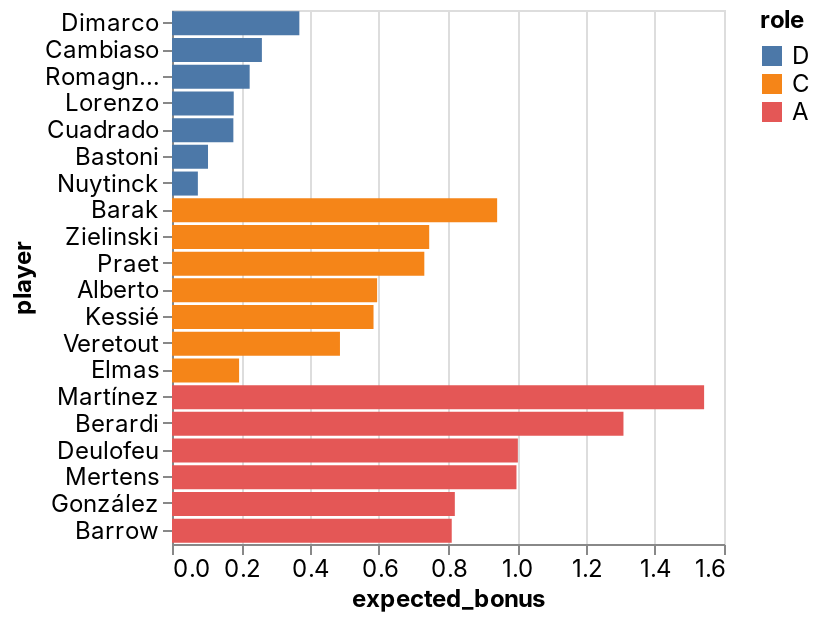

Notebook code cell kept with this figure:
### Code cell
_deepnote_run_altair(team, """{"$schema":"https://vega.github.io/schema/vega-lite/v4.json","mark":{"type":"bar","tooltip":{"content":"data"}},"height":220,"autosize":{"type":"fit"},"data":{"name":"placeholder"},"encoding":{"x":{"field":"expected_bonus","type":"quantitative","sort":null,"scale":{"type":"linear","zero":false}},"y":{"field":"player","type":"nominal","sort":null,"scale":{"type":"linear","zero":true}},"color":{"field":"role","type":"nominal","sort":null,"scale":{"type":"linear","zero":false}}}}""")

### Figure 1 — Vega-Lite specification as saved in the notebook (floating-point values rounded to 4 significant figures)
{"config": {"view": {"continuousWidth": 400, "continuousHeight": 300}, "area": {"fill": "#51C0E9"}, "axis": {"labelFont": "Inter, sans-serif", "labelFontSize": 12, "labelFontWeight": "normal", "labelLimit": 60, "labelOverlap": "greedy", "titleFont": "Inter, sans-serif", "titleFontSize": 12, "titleFontWeight": "bold"}, "background": "#ffffff", "legend": {"labelFont": "Inter, sans-serif", "labelFontSize": 12, "titleFont": "Inter, sans-serif", "titleFontSize": 12, "titleFontWeight": "bold"}, "line": {"stroke": "#51C0E9", "strokeWidth": 2}, "rect": {"fill": "#51C0E9"}, "title": {"anchor": "start", "color": "#000000", "font": "Inter, sans-serif", "fontSize": 22, "fontWeight": "normal"}}, "data": {"name": "data-6f30832787259a63969b622a95cb87f0"}, "mark": {"type": "bar", "tooltip": {"content": "data"}}, "autosize": {"type": "fit"}, "encoding": {"color": {"type": "nominal", "field": "role", "scale": {"type": "linear", "zero": false}, "sort": null}, "x": {"type": "quantitative", "field": "expected_bonus", "scale": {"type": "linear", "zero": false}, "sort": null}, "y": {"type": "nominal", "field": "player", "scale": {"type": "linear", "zero": true}, "sort": null}}, "height": 300, "width": "container", "$schema": "https://vega.github.io/schema/vega-lite/v4.json", "datasets": {"data-6f30832787259a63969b622a95cb87f0": [{"fanta_team": "Beverly INPS", "role": "D", "player": "Dimarco", "team": "Inter", "opponent": "Napoli", "date": "2022-02-12T00:00:00", "expected_bonus": 0.3691}, {"fanta_team": "Beverly INPS", "role": "D", "player": "Cambiaso", "team": "Genoa", "opponent": "Salernitana", "date": "2022-02-13T00:00:00", "expected_bonus": 0.2605}, {"fanta_team": "Beverly INPS", "role": "D", "player": "Romagnoli", "team": "AC Milan", "opponent": "Sampdoria", "date": "2022-02-13T00:00:00", "expected_bonus": 0.2251}, {"fanta_team": "Beverly INPS", "role": "D", "player": "Lorenzo", "team": "Napoli", "opponent": "Inter", "date": "2022-02-12T00:00:00", "expected_bonus": 0.179}, {"fanta_team": "Beverly INPS", "role": "D", "player": "Cuadrado", "team": "Juventus", "opponent": "Atalanta", "date": "2022-02-13T00:00:00", "expected_bonus": 0.1779}, {"fanta_team": "Beverly INPS", "role": "D", "player": "Bastoni", "team": "Inter", "opponent": "Napoli", "date": "2022-02-12T00:00:00", "expected_bonus": 0.1044}, {"fanta_team": "Beverly INPS", "role": "D", "player": "Nuytinck", "team": "Udinese", "opponent": "Verona", "date": "2022-02-13T00:00:00", "expected_bonus": 0.07497}, {"fanta_team": "Beverly INPS", "role": "C", "player": "Barak", "team": "Verona", "opponent": "Udinese", "date": "2022-02-13T00:00:00", "expected_bonus": 0.9425}, {"fanta_team": "Beverly INPS", "role": "C", "player": "Zielinski", "team": "Napoli", "opponent": "Inter", "date": "2022-02-12T00:00:00", "expected_bonus": 0.7455}, {"fanta_team": "Beverly INPS", "role": "C", "player": "Praet", "team": "Torino", "opponent": "Venezia", "date": "2022-02-12T00:00:00", "expected_bonus": 0.7314}, {"fanta_team": "Beverly INPS", "role": "C", "player": "Alberto", "team": "Lazio", "opponent": "Bologna", "date": "2022-02-12T00:00:00", "expected_bonus": 0.5945}, {"fanta_team": "Beverly INPS", "role": "C", "player": "Kessié", "team": "AC Milan", "opponent": "Sampdoria", "date": "2022-02-13T00:00:00", "expected_bonus": 0.5841}, {"fanta_team": "Beverly INPS", "role": "C", "player": "Veretout", "team": "Roma", "opponent": "Sassuolo", "date": "2022-02-13T00:00:00", "expected_bonus": 0.4868}, {"fanta_team": "Beverly INPS", "role": "C", "player": "Elmas", "team": "Napoli", "opponent": "Inter", "date": "2022-02-12T00:00:00", "expected_bonus": 0.1945}, {"fanta_team": "Beverly INPS", "role": "A", "player": "Martínez", "team": "Inter", "opponent": "Napoli", "date": "2022-02-12T00:00:00", "expected_bonus": 1.542}, {"fanta_team": "Beverly INPS", "role": "A", "player": "Berardi", "team": "Sassuolo", "opponent": "Roma", "date": "2022-02-13T00:00:00", "expected_bonus": 1.309}, {"fanta_team": "Beverly INPS", "role": "A", "player": "Deulofeu", "team": "Udinese", "opponent": "Verona", "date": "2022-02-13T00:00:00", "expected_bonus": 1.003}, {"fanta_team": "Beverly INPS", "role": "A", "player": "Mertens", "team": "Napoli", "opponent": "Inter", "date": "2022-02-12T00:00:00", "expected_bonus": 0.9985}, {"fanta_team": "Beverly INPS", "role": "A", "player": "González", "team": "Fiorentina", "opponent": "Spezia", "date": "2022-02-14T00:00:00", "expected_bonus": 0.8198}, {"fanta_team": "Beverly INPS", "role": "A", "player": "Barrow", "team": "Bologna", "opponent": "Lazio", "date": "2022-02-12T00:00:00", "expected_bonus": 0.8108}]}}
